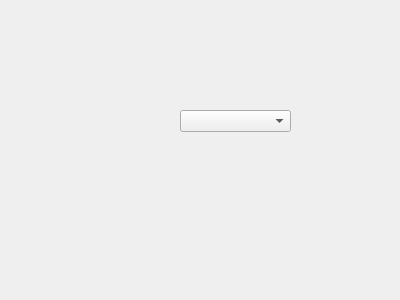
<?xml version="1.0" encoding="UTF-8"?>
<ui version="4.0">
 <class>Form</class>
 <widget class="QWidget" name="Form">
  <property name="geometry">
   <rect>
    <x>0</x>
    <y>0</y>
    <width>400</width>
    <height>300</height>
   </rect>
  </property>
  <property name="windowTitle">
   <string>Form</string>
  </property>
  <widget class="QComboBox" name="comboBox">
   <property name="geometry">
    <rect>
     <x>180</x>
     <y>110</y>
     <width>111</width>
     <height>22</height>
    </rect>
   </property>
  </widget>
 </widget>
 <resources/>
 <connections/>
</ui>
